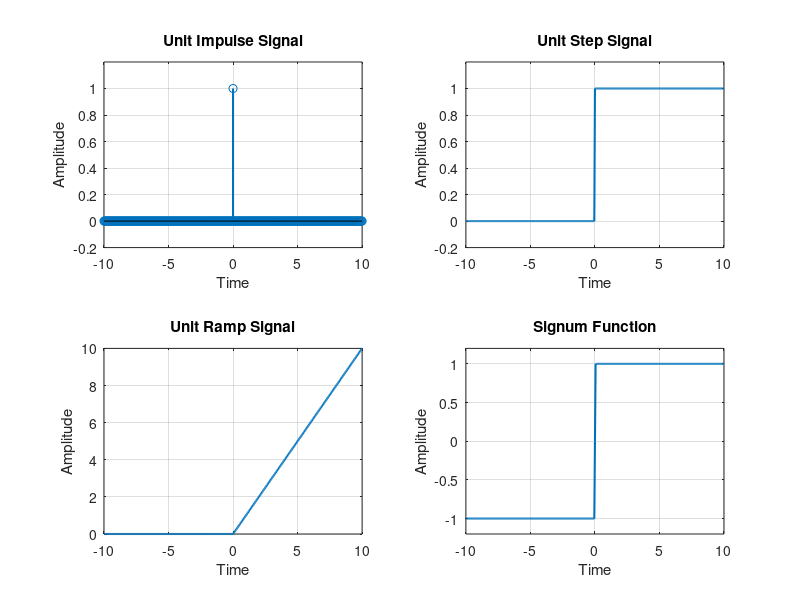

This figure's MATLAB source:
% PRACTICAL 2.1: Generation and Plotting of Basic Signals
clc;
clear;
close all;

t = -10:0.05:10;

% (i) Unit Impulse
impulse = double(abs(t) < 1e-10);

% (ii) Unit Step
ustep = double(t >= 0);

% (iii) Unit Ramp
ramp = t .* ustep;

% (iv) Signum
sgn = sign(t);

subplot(2,2,1);
stem(t, impulse, 'LineWidth', 1.5);
title('Unit Impulse Signal');
xlabel('Time'); ylabel('Amplitude');
ylim([-0.2, 1.2]); grid on;

subplot(2,2,2);
plot(t, ustep, 'LineWidth', 1.5);
title('Unit Step Signal');
xlabel('Time'); ylabel('Amplitude');
ylim([-0.2, 1.2]); grid on;

subplot(2,2,3);
plot(t, ramp, 'LineWidth', 1.5);
title('Unit Ramp Signal');
xlabel('Time'); ylabel('Amplitude');
grid on;

subplot(2,2,4);
plot(t, sgn, 'LineWidth', 1.5);
title('Signum Function');
xlabel('Time'); ylabel('Amplitude');
ylim([-1.2, 1.2]); grid on;
